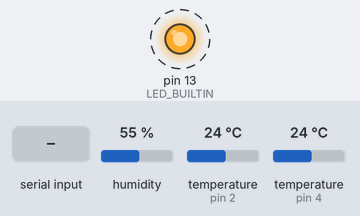
The sketch below on a simulated Arduino Uno, built with avr-gcc and run on an emulated ATmega328P. Parts: output pins drawn as LEDs (lit = HIGH). Dashed ring = blinking. The inputs (shaded band) are chosen by the test bench; at power-on: humidity 55 %, temperature (sensors on pin 2, pin 4) 24 °C. Random numbers use the default seed unless the sketch sets one; what the sketch prints to the serial monitor is not drawn.

Above: at 1.8 s.
1.9 s: byte 114 (READ_CMD) received over Serial
3.5 s: byte 97 (ALIVE_CMD) received over Serial
Timing chart, 0 to 11.5 s (numbered marks = the images above; inputs shaded):
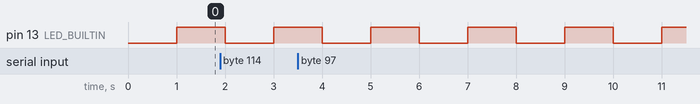

The sketch:

greenhouse-ard.ino
```cpp
/************************************************************
 * File: main.ino                                           *
 * Author: Fabian Castano                                   *
 * Project: Greenhouse-prj                                  *
 * Version: 1.0.0                                           *
 * Organization: University of Antioquia                    *
 ************************************************************/

/* ********************************************************************
 * **** INCLUDES
 * ********************************************************************/
#include <Arduino.h>

#include "initializer.h"
#include "timer.h"
#include "dataSample.h"

//Reading of air temperature and humidity
#include <DHT.h>
#include <stdio.h>

//Reading soil temperature
#include <OneWire.h> // incluir  1-Wire y Dallas Temperature
#include <DallasTemperature.h> //  que son librerías

/* ********************************************************************
 * **** DEFINES
 * ********************************************************************/
#define DHTPIN 4
#define ONE_WIRE_BUS 2 // Use el pin # 2 para el bus
/* ********************************************************************
 * **** VARIABLES
 * ********************************************************************/
// Variables to acquire the parameters of the greenhouse
String institution;
String numHouse;
String temp_env;
String mois_env;
String radi_env;
String temp_earth;
String humi_earth;

// String to send data to the Raspberry
String RaspberryChain;

// Variables to storage locally the information
float temp_env_val;
float mois_env_val;
float radi_env_val;
float temp_e1_val;
float temp_e2_val;
float temp_e3_val;
float temp_e4_val;
float humi_e1_val;
float humi_e2_val;
float humi_e3_val;
float humi_e4_val;

bool LED_STATE2 = true;

// flag to take a sample
int contSample = SECONDS_TO_SAMPLE-1;
int contLed = 0;
volatile uint8_t flagSample = false;

DHT dht(DHTPIN, DHT22);

OneWire oneWire(ONE_WIRE_BUS); // 1-Wire bus
DallasTemperature sensors(&oneWire);

int sensorPin1 = A0; //Analog reading 1, soil humidity
int sensorPin2 = A1; //Analog reading 2, light radiation

/* ********************************************************************
 * **** PROTOTYPES
 * ********************************************************************/

/* ********************************************************************
 * **** FUNCTIONS
 * ********************************************************************/

// Setup function
// @param: void
// @return: void
void setup(void)
{
    Serial.begin(115200);

    init_Timer();
    init_TextPayload();

    pinMode(LED_BUILTIN, OUTPUT);

    dht.begin();
    sensors.begin();
}

// loop function
// @param: void
// @return: void
void loop(void)
{
    if (flagSample == true)
    {
        flagSample = false;

        // generate data random to test communication
        dataRandGenerator();
    }
}

// serialEvent function
// @param: void
// @return: void
void serialEvent(void)
{
    while (Serial.available())
    {
        // String dataIn = Serial.readStringUntil(';');
        char commandRx = (char)Serial.read();

        switch (commandRx)
        {
        case READ_CMD:
            /* code */

            // compose the data

            temp_env = String(temp_env_val, 1);
            mois_env = String(mois_env_val, 1);
            radi_env = String(radi_env_val, 1);
            temp_earth = '[' + String(temp_e1_val, 1) + ',' + String(temp_e2_val, 1) + ',' +
                         String(temp_e3_val, 1) + ',' + String(temp_e4_val, 1) + ']';
            humi_earth = '[' + String(humi_e1_val, 1) + ',' + String(humi_e2_val, 1) + ',' +
                         String(humi_e3_val, 1) + ',' + String(humi_e4_val, 1) + ']';

            RaspberryChain = institution + ';' + numHouse + ';' +
                             temp_env + ';' + mois_env + ';' + radi_env + ';' +
                             temp_earth + ';' + humi_earth + "\r\n";

            Serial.print(RaspberryChain);

            break;

        case ALIVE_CMD:
            /* code */

            Serial.println("Alive");

            break;

        default:
            break;
        }
    }
}

/* ********************************************************************
 * **** INTERRUPTIONS
 * ********************************************************************/

//With the settings above, this IRS will trigger each 100ms.
ISR(TIMER1_COMPA_vect)
{
    contSample++;
    contLed++;

    // activate sample
    if (contSample == SAMPLE_PERIOD) // 1 sec
    {
        contSample = 0;
        flagSample = true;
    }

    // toggle Led
    if (contLed == LED_PERIOD)
    {
        contLed = 0;
        LED_STATE2 = !LED_STATE2;              //Invert LED state
        digitalWrite(LED_BUILTIN, LED_STATE2); //Write new state to the LED on pin D5
    }
}
```

dataSample.h
```cpp
/************************************************************
 * File: dataSample.h                                       *
 * Author: Fabian Castano                                   *
 * Project: Greenhouse-prj                                  *
 * Version: 1.0.0                                           *
 * Organization: University of Antioquia                    *
 ************************************************************/

#ifndef DATASAMPLE_H
#define DATASAMPLE_H

/* ********************************************************************
 * **** INCLUDES
 * ********************************************************************/
#include <Arduino.h>

#include "initializer.h"

/* ********************************************************************
 * **** DEFINES
 * ********************************************************************/

/* ********************************************************************
 * **** GLOBAL VARIABLES
 * ********************************************************************/

/* ********************************************************************
 * **** LOCAL VARIABLES
 * ********************************************************************/

/* ********************************************************************
 * **** PROTOTYPES
 * ********************************************************************/
void dataRandGenerator(void);

/* ********************************************************************
 * **** FUNCTIONS
 * ********************************************************************/

#endif /* DATASAMPLE_H */
```

dataSample.ino
```cpp
/************************************************************
 * File: dataSample.ino                                     *
 * Author: Fabian Castano                                   *
 * Project: Greenhouse-prj                                  *
 * Version: 1.0.0                                           *
 * Organization: University of Antioquia                    *
 ************************************************************/

/* ********************************************************************
 * **** INCLUDES
 * ********************************************************************/
#include "dataSample.h"

/* ********************************************************************
 * **** DEFINES
 * ********************************************************************/

/* ********************************************************************
 * **** EXTERN VARIABLES
 * ********************************************************************/
// Variables to storage locally the information
extern float temp_env_val;
extern float mois_env_val;
extern float radi_env_val;
extern float temp_e1_val;
extern float temp_e2_val;
extern float temp_e3_val;
extern float temp_e4_val;
extern float humi_e1_val;
extern float humi_e2_val;
extern float humi_e3_val;
extern float humi_e4_val;

/* ********************************************************************
 * **** LOCAL VARIABLES
 * ********************************************************************/

/* ********************************************************************
 * **** PROTOTYPES
 * ********************************************************************/

/* ********************************************************************
 * **** FUNCTIONS
 * ********************************************************************/
float radiation(){
    static int current = 0;
    static float vec_light[3] = {0.0, 0.0, 0.0};
    static bool flag = true;
    float res;

    float sensorValue = (1023.0 - analogRead(sensorPin2))/100.0;

    sensorValue = 0.0018323 * pow(sensorValue, 7.23709) + 103*sensorValue;

    if (flag){
      flag = false;
      vec_light[0] = sensorValue;
      vec_light[1] = sensorValue;
      vec_light[2] = sensorValue;
    }

    vec_light[current] = sensorValue;
    res = (vec_light[0] + vec_light[1] + vec_light[2])/3.0;

    current++;
    current = current % 3;
    return res;
}

void dataRandGenerator(void)
{

    sensors.requestTemperatures(); //Prepara el sensor para la lectura temperatura tierra
    // Create real and random data
    temp_env_val = dht.readTemperature();       //Air temperature
    mois_env_val = dht.readHumidity();           //Air humidity
    radi_env_val = radiation();
    temp_e1_val = sensors.getTempCByIndex(0);   //Soil temperature
    temp_e2_val = random(2000, 3500) / 100.0;
    temp_e3_val = random(2000, 3500) / 100.0;
    temp_e4_val = random(2000, 3500) / 100.0;
    humi_e1_val = (1024.0-analogRead(sensorPin1))/1.0;        //Soil humidity
    humi_e2_val = random(4000, 9000) / 100.0;
    humi_e3_val = random(4000, 9000) / 100.0;
    humi_e4_val = random(4000, 9000) / 100.0;
}
```

initializer.h
```cpp
/************************************************************
 * File: initializer.h                                      *
 * Author: Fabian Castano                                   *
 * Project: Greenhouse-prj                                  *
 * Version: 1.0.0                                           *
 * Organization: University of Antioquia                    *
 ************************************************************/

#ifndef INITIALIZER_H
#define INITIALIZER_H

/* ********************************************************************
 * **** INCLUDES
 * ********************************************************************/
#include <Arduino.h>

/* ********************************************************************
 * **** DEFINES
 * ********************************************************************/
#define INSTITUTION "JFK"
#define GREENHOUSE_NUM 1

// Commands
#define READ_CMD 'r'
#define ALIVE_CMD 'a'

// data sample constant
#define TIME_TO_SEC 1       // need to count until 10 to rise a second
#define SECONDS_TO_SAMPLE 180 // seconds to obtain a sample
#define SECONDS_TO_LED 1    // seconds to toogle led
#define SAMPLE_PERIOD (TIME_TO_SEC * SECONDS_TO_SAMPLE)
#define LED_PERIOD (TIME_TO_SEC * SECONDS_TO_LED)

/* ********************************************************************
 * **** GLOBAL VARIABLES
 * ********************************************************************/

/* ********************************************************************
 * **** LOCAL VARIABLES
 * ********************************************************************/

/* ********************************************************************
 * **** PROTOTYPES
 * ********************************************************************/
// function to initialize text variables
void init_TextPayload(void);

/* ********************************************************************
 * **** FUNCTIONS
 * ********************************************************************/

#endif /* INITIALIZER_H */
```

initializer.ino
```cpp
/************************************************************
 * File: initializer.ino                                    *
 * Author: Fabian Castano                                   *
 * Project: Greenhouse-prj                                  *
 * Version: 1.0.0                                           *
 * Organization: University of Antioquia                    *
 ************************************************************/

/* ********************************************************************
 * **** INCLUDES
 * ********************************************************************/
#include "initializer.h"

/* ********************************************************************
 * **** DEFINES
 * ********************************************************************/

/* ********************************************************************
 * **** EXTERN VARIABLES
 * ********************************************************************/
// Variables to acquire the parameters of the greenhouse
extern String institution;
extern String numHouse;
extern String temp_env;
extern String mois_env;
extern String radi_env;
extern String temp_earth;
extern String humi_earth;

// String to send data to the Raspberry
extern String RaspberryChain;

/* ********************************************************************
 * **** LOCAL VARIABLES
 * ********************************************************************/

/* ********************************************************************
 * **** PROTOTYPES
 * ********************************************************************/

/* ********************************************************************
 * **** FUNCTIONS
 * ********************************************************************/
// function to initialize text variables
void init_TextPayload(void)
{

    // Initialization of Strings variables
    institution = String(INSTITUTION);
    numHouse = String(GREENHOUSE_NUM);
    temp_env = String("");
    mois_env = String("");
    radi_env = String("");
    temp_earth = String("");
    humi_earth = String("");

    RaspberryChain.reserve(512);
    RaspberryChain = String("");
}
```

timer.h
```cpp
/************************************************************
 * File: timer.h                                            *
 * Author: Fabian Castano                                   *
 * Project: Greenhouse-prj                                  *
 * Version: 1.0.0                                           *
 * Organization: University of Antioquia                    *
 ************************************************************/

#ifndef TIMER_H
#define TIMER_H

/* ********************************************************************
 * **** INCLUDES
 * ********************************************************************/
#include <Arduino.h>

/* ********************************************************************
 * **** DEFINES
 * ********************************************************************/

/* ********************************************************************
 * **** GLOBAL VARIABLES
 * ********************************************************************/

/* ********************************************************************
 * **** LOCAL VARIABLES
 * ********************************************************************/

/* ********************************************************************
 * **** PROTOTYPES
 * ********************************************************************/
// function to initialize timer
void init_Timer(void);

/* ********************************************************************
 * **** FUNCTIONS
 * ********************************************************************/

#endif /* TIMER_H */
```

timer.ino
```cpp
/************************************************************
 * File: timer.ino                                          *
 * Author: Fabian Castano                                   *
 * Project: Greenhouse-prj                                  *
 * Version: 1.0.0                                           *
 * Organization: University of Antioquia                    *
 ************************************************************/

/* ********************************************************************
 * **** INCLUDES
 * ********************************************************************/
#include "timer.h"

/* ********************************************************************
 * **** DEFINES
 * ********************************************************************/

/* ********************************************************************
 * **** EXTERN VARIABLES
 * ********************************************************************/

/* ********************************************************************
 * **** LOCAL VARIABLES
 * ********************************************************************/

/* ********************************************************************
 * **** PROTOTYPES
 * ********************************************************************/

/* ********************************************************************
 * **** FUNCTIONS
 * ********************************************************************/
// function to initialize timer
void init_Timer(void)
{

/* Example code with timer interrupt that will create an interruption each
 *  1 s using timer1 and prescalar of 1024.
Calculations (for 500ms):
    System clock 16 Mhz and Prescalar 1024;
    Timer 1 speed = 16Mhz/1024 = 15625 hz
    Pulse time = 1/15625 hz =  64us
    Count up to = 1s / 64us = 15625 (so this is the value the OCR register should have)*/

    cli(); //stop interrupts for till we make the settings

    TCNT1  = 0;          // Initialize counter value to 0
    TCCR1A = 0;          // Reset entire TCCR1A to 0
    TCCR1B = 0;          // Reset entire TCCR1B to 0
    TCCR1B |= (1 << WGM12); //set the timer 1 for (CTC) mode.
    TCCR1B |= (1 << CS12) | (1 << CS10);  //Set CS10 and CS12 bits, so we get prescalar 1024
    TIMSK1 |= (1 << OCIE1A); //Set OCIE1A to 1 so we enable compare match A
    OCR1A = 15625;        //Finally we set compare register A to this value
    sei();               //Enable back the interrupts
}
```

Measured:
- by itself, pin 13 (LED_BUILTIN): alternates HIGH for 1.0 s and LOW for 1.0 s
